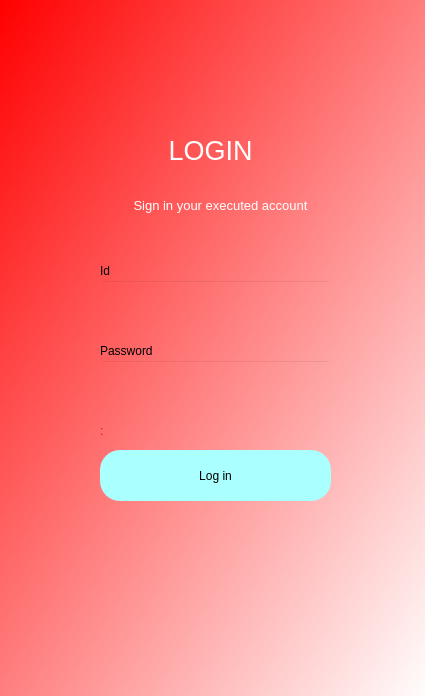
<?xml version="1.0" encoding="UTF-8"?>
<ui version="4.0">
 <class>Dialog</class>
 <widget class="QDialog" name="Dialog">
  <property name="geometry">
   <rect>
    <x>0</x>
    <y>0</y>
    <width>425</width>
    <height>696</height>
   </rect>
  </property>
  <property name="windowTitle">
   <string>Dialog</string>
  </property>
  <widget class="QWidget" name="widget" native="true">
   <property name="geometry">
    <rect>
     <x>0</x>
     <y>0</y>
     <width>431</width>
     <height>700</height>
    </rect>
   </property>
   <property name="styleSheet">
    <string notr="true">QWidget#widget{
background-color: qlineargradient(spread:pad, x1:0, y1:0, x2:1, y2:1, stop:0 rgba(255, 0, 0, 255), stop:1 rgba(255, 255, 255, 255));}
</string>
   </property>
   <widget class="QWidget" name="widget_2" native="true">
    <property name="geometry">
     <rect>
      <x>0</x>
      <y>0</y>
      <width>431</width>
      <height>700</height>
     </rect>
    </property>
    <property name="styleSheet">
     <string notr="true">QWidget#widget{
background-color: qlineargradient(spread:pad, x1:0, y1:0, x2:1, y2:1, stop:0 rgba(255, 0, 0, 255), stop:1 rgba(255, 255, 255, 255));}
</string>
    </property>
    <widget class="QLabel" name="Welcome_label_3">
     <property name="geometry">
      <rect>
       <x>-10</x>
       <y>95</y>
       <width>441</width>
       <height>111</height>
      </rect>
     </property>
     <property name="palette">
      <palette>
       <active>
        <colorrole role="WindowText">
         <brush brushstyle="SolidPattern">
          <color alpha="255">
           <red>255</red>
           <green>255</green>
           <blue>255</blue>
          </color>
         </brush>
        </colorrole>
       </active>
       <inactive>
        <colorrole role="WindowText">
         <brush brushstyle="SolidPattern">
          <color alpha="255">
           <red>255</red>
           <green>255</green>
           <blue>255</blue>
          </color>
         </brush>
        </colorrole>
       </inactive>
       <disabled>
        <colorrole role="WindowText">
         <brush brushstyle="SolidPattern">
          <color alpha="255">
           <red>120</red>
           <green>120</green>
           <blue>120</blue>
          </color>
         </brush>
        </colorrole>
       </disabled>
      </palette>
     </property>
     <property name="font">
      <font>
       <pointsize>20</pointsize>
      </font>
     </property>
     <property name="styleSheet">
      <string notr="true">QWidget#widget{
	background-color: qconicalgradient(cx:0.5, cy:0.5, angle:0, stop:0 rgba(255, 255, 255, 255), stop:0.373979 rgba(255, 255, 255, 255), stop:0.373991 rgba(33, 30, 255, 255), stop:0.624018 rgba(33, 30, 255, 255), stop:0.624043 rgba(255, 0, 0, 255), stop:1 rgba(255, 0, 0, 255));
	background-color: rgb(255, 255, 255);
	color: rgb(255, 255, 255);
font: 20pt &quot;MS Shell Dlg 2&quot;;
color:rgb(255, 255, 255)}</string>
     </property>
     <property name="text">
      <string>LOGIN</string>
     </property>
     <property name="alignment">
      <set>Qt::AlignCenter</set>
     </property>
    </widget>
    <widget class="QLabel" name="Welcome_label_4">
     <property name="geometry">
      <rect>
       <x>0</x>
       <y>160</y>
       <width>441</width>
       <height>91</height>
      </rect>
     </property>
     <property name="palette">
      <palette>
       <active>
        <colorrole role="WindowText">
         <brush brushstyle="SolidPattern">
          <color alpha="255">
           <red>255</red>
           <green>255</green>
           <blue>255</blue>
          </color>
         </brush>
        </colorrole>
       </active>
       <inactive>
        <colorrole role="WindowText">
         <brush brushstyle="SolidPattern">
          <color alpha="255">
           <red>255</red>
           <green>255</green>
           <blue>255</blue>
          </color>
         </brush>
        </colorrole>
       </inactive>
       <disabled>
        <colorrole role="WindowText">
         <brush brushstyle="SolidPattern">
          <color alpha="255">
           <red>120</red>
           <green>120</green>
           <blue>120</blue>
          </color>
         </brush>
        </colorrole>
       </disabled>
      </palette>
     </property>
     <property name="font">
      <font>
       <pointsize>10</pointsize>
      </font>
     </property>
     <property name="text">
      <string>Sign in your executed account</string>
     </property>
     <property name="alignment">
      <set>Qt::AlignCenter</set>
     </property>
    </widget>
    <widget class="QPushButton" name="login_button">
     <property name="geometry">
      <rect>
       <x>100</x>
       <y>450</y>
       <width>231</width>
       <height>51</height>
      </rect>
     </property>
     <property name="styleSheet">
      <string notr="true">border-radius:20px;
background-color: rgb(170, 255, 255);
font: 11pt &quot;MS Shell Dlg 2&quot;;</string>
     </property>
     <property name="text">
      <string>Log in</string>
     </property>
    </widget>
    <widget class="QLineEdit" name="id_field">
     <property name="geometry">
      <rect>
       <x>100</x>
       <y>280</y>
       <width>231</width>
       <height>51</height>
      </rect>
     </property>
     <property name="styleSheet">
      <string notr="true">background-color:rgba(0,0,0,0);
font: 12pt &quot;MS Shell Dlg 2&quot;;</string>
     </property>
    </widget>
    <widget class="QLineEdit" name="password_field">
     <property name="geometry">
      <rect>
       <x>100</x>
       <y>360</y>
       <width>231</width>
       <height>51</height>
      </rect>
     </property>
     <property name="styleSheet">
      <string notr="true">background-color:rgba(0,0,0,0);
font: 12pt &quot;MS Shell Dlg 2&quot;;</string>
     </property>
    </widget>
    <widget class="QLabel" name="label">
     <property name="geometry">
      <rect>
       <x>100</x>
       <y>260</y>
       <width>81</width>
       <height>21</height>
      </rect>
     </property>
     <property name="text">
      <string>Id</string>
     </property>
    </widget>
    <widget class="QLabel" name="label_2">
     <property name="geometry">
      <rect>
       <x>100</x>
       <y>340</y>
       <width>81</width>
       <height>21</height>
      </rect>
     </property>
     <property name="text">
      <string>Password</string>
     </property>
    </widget>
    <widget class="QLabel" name="error_label">
     <property name="geometry">
      <rect>
       <x>100</x>
       <y>420</y>
       <width>231</width>
       <height>21</height>
      </rect>
     </property>
     <property name="styleSheet">
      <string notr="true">font: 9pt &quot;MS Shell Dlg 2&quot;;
color:red;</string>
     </property>
     <property name="text">
      <string>:</string>
     </property>
    </widget>
   </widget>
  </widget>
 </widget>
 <resources/>
 <connections/>
</ui>
